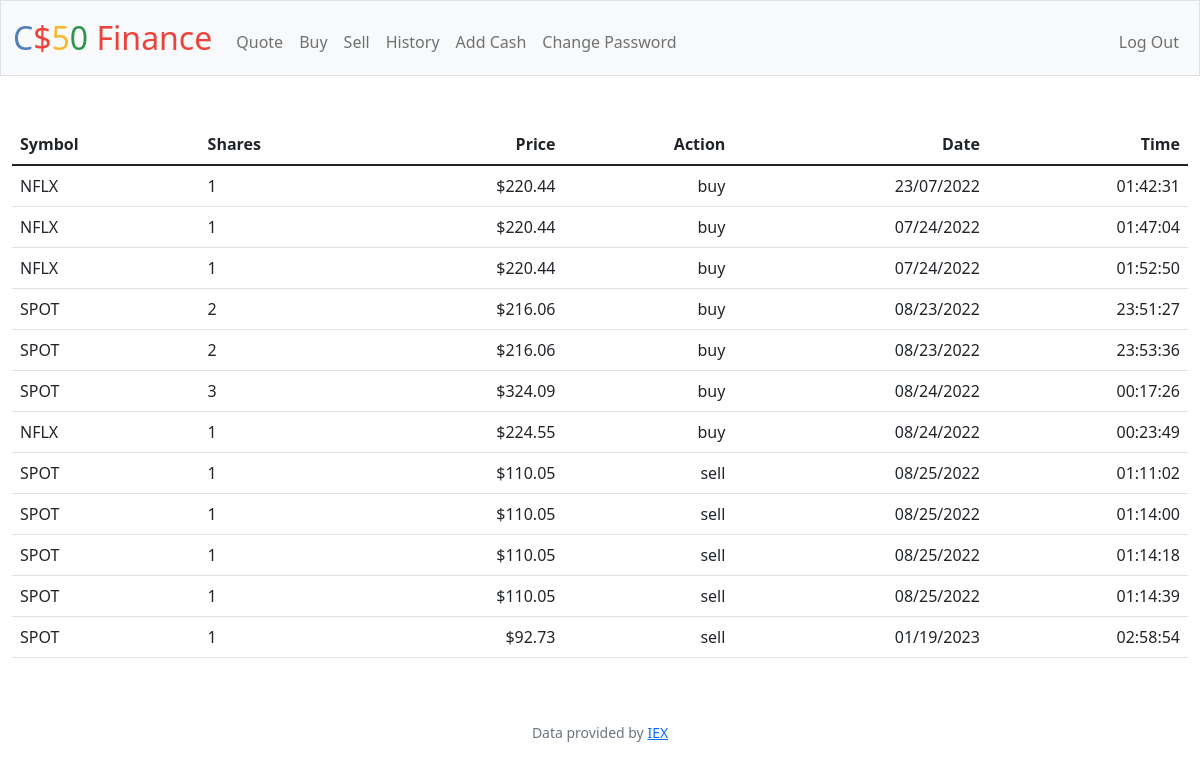
Screenshot of /history (signed in) with the database file from the repository.
### tables this page shows
CREATE TABLE transactions (
action_id INTEGER PRIMARY KEY AUTOINCREMENT NOT NULL,
user_id INT NOT NULL,
action_type TEXT NOT NULL,
money INT NOT NULL,
shares_amount INT NOT NULL,
symbol TEXT NOT NULL, date TEXT NOT NULL, time TEXT NOT NULL,
FOREIGN KEY (user_id) REFERENCES users(id));

### app.py (the view)
@app.route("/history")
@login_required
def history():
    user_history = db.execute("SELECT * FROM transactions WHERE user_id = ?", session["user_id"])
    actions = []
    money = []
    shares = []
    symbols = []
    dates = []
    times = []
    rows = len(user_history)
    for row in range(rows):
        action = user_history[row]["action_type"]
        actions.insert(row, action)
        amount = user_history[row]["money"]
        money.insert(row, amount)
        share = user_history[row]["shares_amount"]
        shares.insert(row, share)
        symbol = user_history[row]["symbol"]
        symbols.insert(row, symbol)
        date = user_history[row]["date"]
        dates.insert(row, date)
        time = user_history[row]["time"]
        times.insert(row, time)
    return render_template("history.html", actions=actions, money=money, shares=shares, symbols=symbols, dates=dates, times=times, rows=rows)

### app.py (called while the page is built)
@app.after_request
def after_request(response):
    response.headers["Cache-Control"] = "no-cache, no-store, must-revalidate"
    response.headers["Expires"] = 0
    response.headers["Pragma"] = "no-cache"
    return response

### helpers.py (called while the page is built)
def login_required(f):
    @wraps(f)
    def decorated_function(*args, **kwargs):
        if session.get("user_id") is None:
            return redirect("/login")
        return f(*args, **kwargs)
    return decorated_function

### templates/history.html (shortened to what this page needs)
{% extends "layout.html" %}
{% block main %}
<table class="table">
    <thead>
        <tr>
            <th class="text-start">Symbol</th>
            <th class="text-start">Shares</th>
            <th class="text-end">Price</th>
            <th class="text-end">Action</th>
            <th class="text-end">Date</th>
            <th class="text-end">Time</th>
        </tr>
    </thead>
    <tbody>
        {% for row in range(rows) %}
        <tr>
            <td class="text-start">{{ symbols[row] }}</td>
            <td class="text-start">{{ shares[row] }}</td>
            <td class="text-end">${{ "%.2f"|format(money[row]) }}</td>
            <td class="text-end">{{ actions[row] }}</td>
            <td class="text-end">{{ dates[row] }}</td>
            <td class="text-end">{{ times[row] }}</td>
        </tr>
        {% endfor %}
    </tbody>
</table>
{% endblock %}

### templates/layout.html (shortened to what this page needs)
<!DOCTYPE html>
<html lang="en">
    <head>
        <link href="https://cdn.jsdelivr.net/npm/bootstrap@5.1.3/dist/css/bootstrap.min.css" rel="stylesheet">
        <link href="/static/styles.css" rel="stylesheet">
    </head>
    <body>
        <nav class="bg-light border navbar navbar-expand-md navbar-light">
            <div class="container-fluid">
                <a class="navbar-brand" href="/"><span class="blue">C</span><span class="red">$</span><span class="yellow">5</span><span class="green">0</span> <span class="red">Finance</span></a>
                <div class="collapse navbar-collapse" id="navbar">
                    {% if session["user_id"] %}
                        <ul class="navbar-nav me-auto mt-2">
                            <li class="nav-item"><a class="nav-link" href="/quote">Quote</a></li>
                            <li class="nav-item"><a class="nav-link" href="/buy">Buy</a></li>
                            <li class="nav-item"><a class="nav-link" href="/sell">Sell</a></li>
                            <li class="nav-item"><a class="nav-link" href="/history">History</a></li>
                            <li class="nav-item"><a class="nav-link" href="/addcash">Add Cash</a></li>
                            <li class="nav-item"><a class="nav-link" href="/changepass">Change Password</a></li>
                        </ul>
                        <ul class="navbar-nav ms-auto mt-2">
                            <li class="nav-item"><a class="nav-link" href="/logout">Log Out</a></li>
                        </ul>
                    {% else %}
                        <ul class="navbar-nav ms-auto mt-2">
                            <li class="nav-item"><a class="nav-link" href="/register">Register</a></li>
                            <li class="nav-item"><a class="nav-link" href="/login">Log In</a></li>
                        </ul>
                    {% endif %}
                </div>
            </div>
        </nav>
        <main class="container-fluid py-5 text-center">
            {% block main %}{% endblock %}
        </main>
        <footer class="mb-5 small text-center text-muted">
            Data provided by <a href="https://iexcloud.io/">IEX</a>
        </footer>
    </body>
</html>

### static/styles.css (style rules this page uses)
nav .navbar-brand { font-size: xx-large; }
nav .navbar-brand .blue { color: #537fbe; }
nav .navbar-brand .red { color: #ea433b; }
nav .navbar-brand .yellow { color: #f5b82e; }
nav .navbar-brand .green { color: #2e944b; }

### rows the page displays
transactions: symbol "NFLX", money "220.44", action_type "buy", date "23/07/2022", time "01:42:31"
transactions: symbol "NFLX", money "220.44", action_type "buy", date "07/24/2022", time "01:47:04"
transactions: symbol "NFLX", money "220.44", action_type "buy", date "07/24/2022", time "01:52:50"
transactions: symbol "SPOT", money "216.06", action_type "buy", date "08/23/2022", time "23:51:27"
transactions: symbol "SPOT", money "216.06", action_type "buy", date "08/23/2022", time "23:53:36"
transactions: symbol "SPOT", money "324.09", action_type "buy", date "08/24/2022", time "00:17:26"
transactions: symbol "NFLX", money "224.55", action_type "buy", date "08/24/2022", time "00:23:49"
transactions: symbol "SPOT", money "110.05", action_type "sell", date "08/25/2022", time "01:11:02"
transactions: symbol "SPOT", money "110.05", action_type "sell", date "08/25/2022", time "01:14:00"
transactions: symbol "SPOT", money "110.05", action_type "sell", date "08/25/2022", time "01:14:18"
transactions: symbol "SPOT", money "110.05", action_type "sell", date "08/25/2022", time "01:14:39"
transactions: symbol "SPOT", money "92.73", action_type "sell", date "01/19/2023", time "02:58:54"

### other values shown
{{ shares[row] }} "1" "1" "1" "2" "2" "3" "1" "1" "1" "1" "1" "1"
